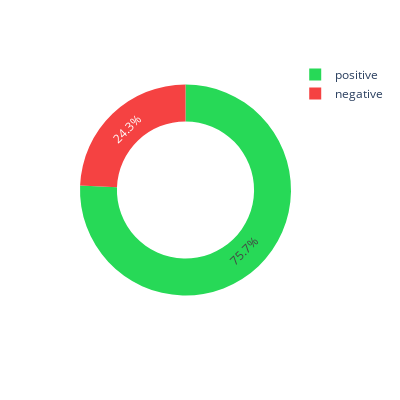

The cell this chart's notebook holds for it:
### Markdown cell above
## Sentiment

### Code cell
doc_sentiment = pi_df.idxmax(axis=1).map(lambda x: "positive" if x == 0 else "negative")
reviews_df["sentiment"] = doc_sentiment

fig = px.pie(
    reviews_df["sentiment"].value_counts(),
    values="sentiment",
    color_discrete_sequence=["#27d957", "#f54242"],
    names=["positive", "negative"],
    hole=0.65,
    width=400,
    height=400,
)
fig.update_layout(
    {
        "plot_bgcolor": "rgba(0, 0, 0, 0)",
        "paper_bgcolor": "rgba(0, 0, 0, 0)",
    }
)

# cambiare colori editor per salvare il grafico
fig.write_image("../output/sentiment.png")
fig

### Figure 1 — Plotly figure (JSON) as saved in the notebook; plotly's stock layout.template omitted (floating-point values rounded to 4 significant figures)
{"data": [{"domain": {"x": [0.0, 1.0], "y": [0.0, 1.0]}, "hole": 0.65, "hovertemplate": "label=%{label}<br>sentiment=%{value}<extra></extra>", "labels": ["positive", "negative"], "legendgroup": "", "name": "", "showlegend": true, "values": [21930, 7053], "type": "pie"}], "layout": {"legend": {"tracegroupgap": 0}, "margin": {"t": 60}, "piecolorway": ["#27d957", "#f54242"], "height": 400, "width": 400, "plot_bgcolor": "rgba(0, 0, 0, 0)", "paper_bgcolor": "rgba(0, 0, 0, 0)"}}
